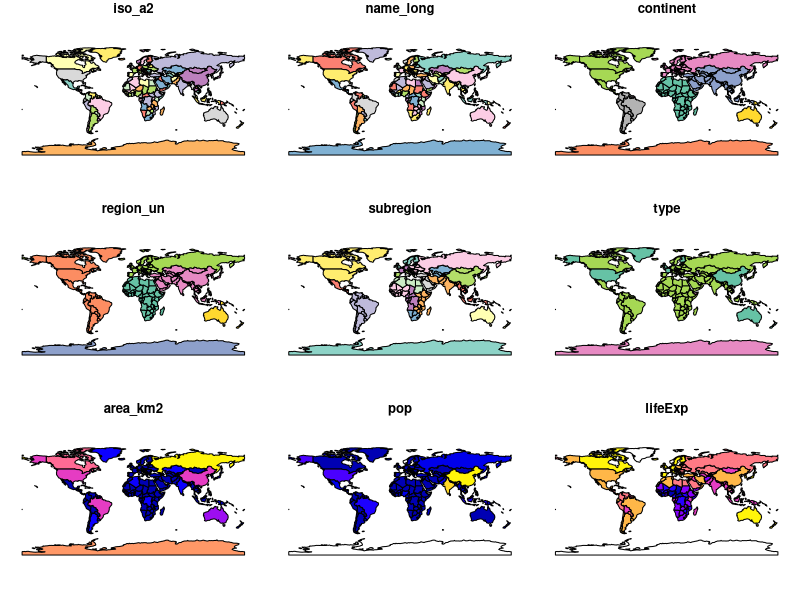

Write R code to recreate this figure.
## ---- chunk 1
#| echo: true
library(sf)
sf::write_sf(spData::world, "world.gpkg")
plot(spData::world)
